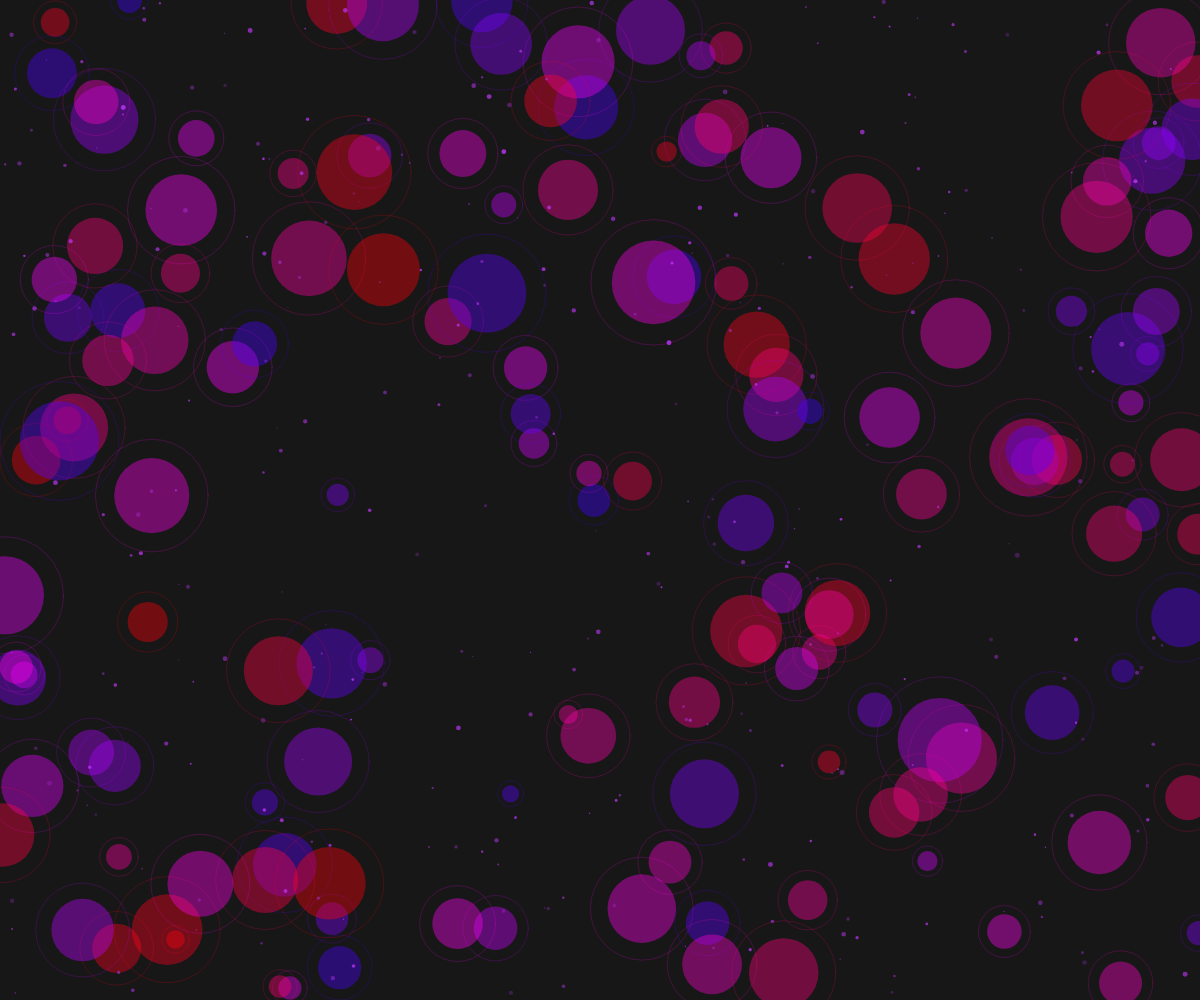
Frame 1 (no input)
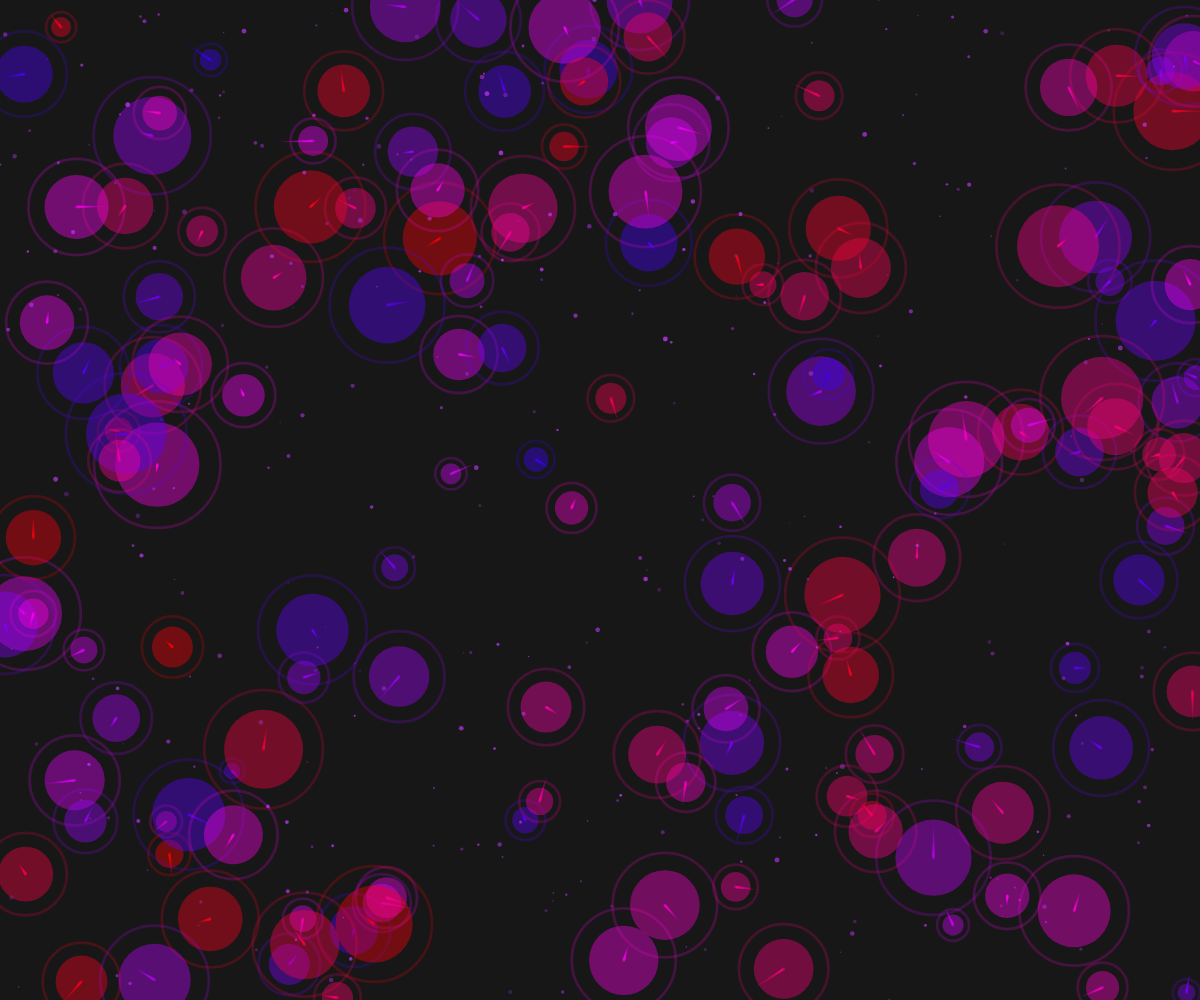
Frame 60 (no input)
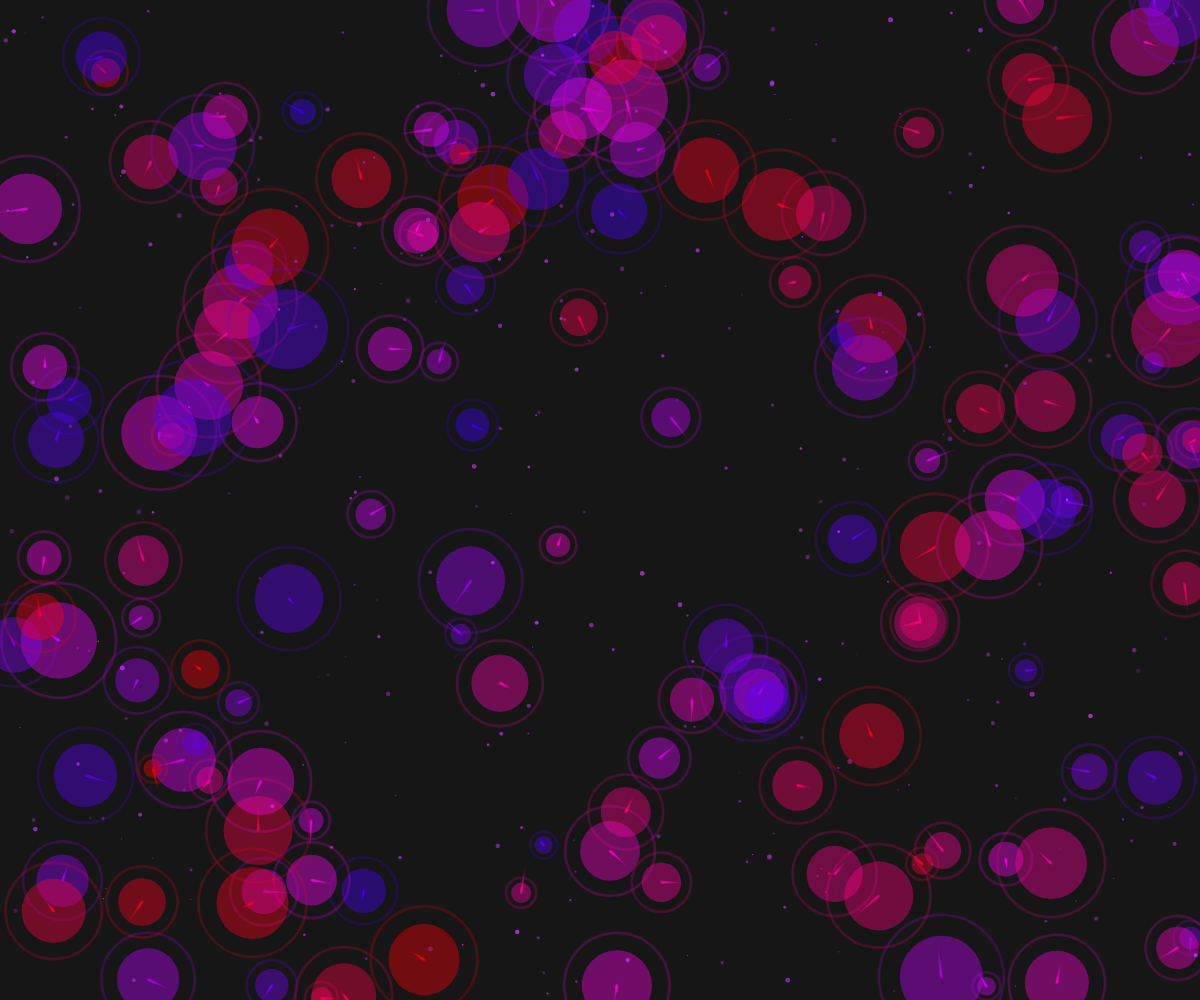
Frame 120 (the mouse pressed at the canvas centre since frame 60)

The p5.js sketch that drew these frames (run headless with seeded random() and noise() and a simulated clock; from frame 60 on, the mouse is pressed at the canvas centre):

// p5.js sketch
// ── sketch.js
let forms = [];
let tails = [];
let bgColor = 0;
let time = 0;

function setup() {
  createCanvas(windowWidth, windowHeight);
  colorMode(HSB, 255);
  
  // Initialize bioluminescent forms
  for (let i = 0; i < 150; i++) {
    forms.push({
      x: random(width),
      y: random(height),
      size: random(20, 80),
      speed: random(0.5, 2),
      hue: random(180, 255), // Electric blue to deep purple
      pulse: random(TWO_PI),
      tail: []
    });
  }
  
  // Initialize tails
  for (let i = 0; i < 300; i++) {
    tails.push({
      x: random(width),
      y: random(height),
      size: random(1, 5),
      opacity: random(50, 200),
      life: random(50, 150)
    });
  }
}

function draw() {
  // Gradually shift background darkness
  bgColor = map(noise(time * 0.001), 0, 1, 10, 30);
  background(bgColor);
  
  time++;
  
  // Update and display forms
  for (let i = 0; i < forms.length; i++) {
    let form = forms[i];
    
    // Move form
    form.x += sin(time * 0.002 + i) * form.speed;
    form.y += cos(time * 0.002 + i) * form.speed;
    
    // Keep in bounds
    if (form.x < 0 || form.x > width) form.speed *= -1;
    if (form.y < 0 || form.y > height) form.speed *= -1;
    
    // Pulsate and ripple effect
    form.pulse += 0.05;
    let pulseSize = sin(form.pulse) * 5 + form.size;
    
    // Draw glowing form
    noStroke();
    fill(form.hue, 255, 255, 100);
    ellipse(form.x, form.y, pulseSize);
    
    // Add ripple effect
    stroke(form.hue, 255, 255, 50);
    noFill();
    ellipse(form.x, form.y, pulseSize * 1.5);
    
    // Update tail
    form.tail.push({x: form.x, y: form.y, life: 100});
    if (form.tail.length > 20) {
      form.tail.shift();
    }
    
    // Draw tail segments with dynamic thickness and intensity
    beginShape(LINES);
    for (let j = 0; j < form.tail.length - 1; j++) {
      let t1 = form.tail[j];
      let t2 = form.tail[j + 1];
      
      if (t1 && t2) {
        let alpha = map(j, 0, form.tail.length, 0, 150);
        stroke(form.hue, 255, 255, alpha);
        strokeWeight(map(j, 0, form.tail.length, 0.5, 3));
        line(t1.x, t1.y, t2.x, t2.y);
      }
    }
    endShape();
    
    // Occasionally cluster tails
    if (random() < 0.005 && form.tail.length > 10) {
      let cluster = [];
      for (let j = 0; j < 5; j++) {
        cluster.push({
          x: form.x + random(-20, 20),
          y: form.y + random(-20, 20),
          size: random(1, 3),
          opacity: random(100, 200),
          life: random(20, 50)
        });
      }
      // Draw cluster
      for (let c of cluster) {
        noStroke();
        fill(form.hue, 255, 255, c.opacity);
        ellipse(c.x, c.y, c.size);
      }
    }
  }
  
  // Update and display smoke tails
  for (let i = 0; i < tails.length; i++) {
    let tail = tails[i];
    
    tail.x += random(-1, 1);
    tail.y += random(-1, 1);
    tail.life--;
    
    if (tail.life <= 0) {
      tail.x = random(width);
      tail.y = random(height);
      tail.life = random(50, 150);
      tail.size = random(1, 5);
      tail.opacity = random(50, 200);
    }
    
    // Draw tail
    noStroke();
    fill(200, 200, 255, tail.opacity);
    ellipse(tail.x, tail.y, tail.size);
  }
}

function windowResized() {
  resizeCanvas(windowWidth, windowHeight);
}
